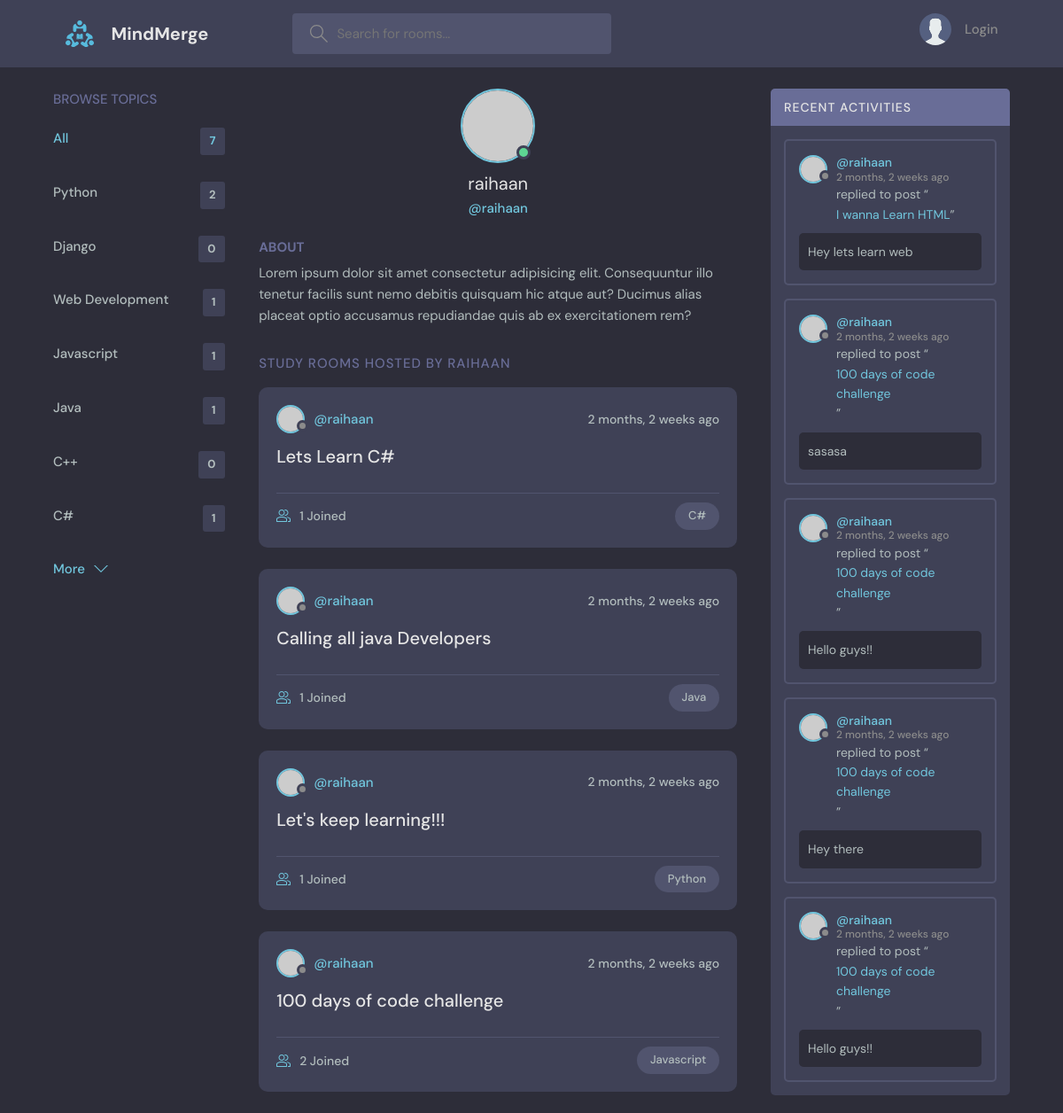
Page /profile/1/ on the committed database.
### base/models.py (models this page shows, shortened)
class Topic(models.Model):
    name = models.CharField(max_length=200)

class Room(models.Model):
    host = models.ForeignKey(User,on_delete=models.SET_NULL,null=True)
    topic = models.ForeignKey(Topic,on_delete=models.SET_NULL,null=True)
    name = models.CharField(max_length=200)
    description = models.TextField(null=True, blank=True)
    participants = models.ManyToManyField(User, related_name='participants', blank=True)
    updated = models.DateTimeField(auto_now=True)
    created = models.DateTimeField(auto_now_add=True)
    class Meta:
        ordering = ['-updated','-created']
    def __str__(self):
        return self.name

class Message(models.Model):
    user = models.ForeignKey(User,on_delete=models.CASCADE)
    room = models.ForeignKey(Room,on_delete=models.CASCADE)
    body = models.TextField()
    updated = models.DateTimeField(auto_now=True)
    created = models.DateTimeField(auto_now_add=True)
    class Meta:
        ordering = ['-updated','-created']

### base/views.py (the view)
# urls.py: path('profile/<str:pk>/', views.userProfile, name="user-profile"),
def userProfile(request,pk):
    user = User.objects.get(id=pk)
    rooms = user.room_set.all()
    room_messages = user.message_set.all()
    topics = Topic.objects.all()
    context = {'user': user, 'rooms': rooms, 'room_messages': room_messages, 'topics': topics}
    return render(request, 'base/profile.html',context)

### base/templates/base/profile.html (shortened to what this page needs)
{% extends 'main.html' %}
{% block content %}
  <main class="profile-page layout layout--3">
    <div class="container">
      {% include 'base/topics_component.html' %}
      <div class="roomList">
        <div class="profile">
          <div class="profile__avatar">
            <div class="avatar avatar--large active">
              <img src="https://randomuser.me/api/portraits/men/11.jpg" />
            </div>
          </div>
          <div class="profile__info">
            <h3>{{user.username}}</h3>
            <p>@{{user.username}}</p>
          </div>
          <div class="profile__about">
            <h3>About</h3>
            <p>
              Lorem ipsum dolor sit amet consectetur adipisicing elit. Consequuntur illo tenetur
              facilis sunt nemo debitis quisquam hic atque aut? Ducimus alias placeat optio
              accusamus repudiandae quis ab ex exercitationem rem?
            </p>
          </div>
        </div>
        <div class="roomList__header">
          <div>
            <h2>Study Rooms Hosted by {{user.username}}</a>
            </h2>
          </div>
        </div>
        {% include 'base/feed_component.html' %}
      </div>
      {% include 'base/activity_component.html' %}
    </div>
  </main>
{% endblock content %}

### templates/main.html (shortened to what this page needs)
<!DOCTYPE html>
{% load static %}
<html lang="en">
  <head>
    <link rel="stylesheet" href="{% static 'styles/style.css' %}" />
  </head>
  <body>
    {% include 'navbar.html' %}
    {% block content %}
    {% endblock %}
  </body>
</html>

### templates/navbar.html (shortened to what this page needs)
{% load static %}
<header class="header header--loggedIn">
    <div class="container">
      <a href="{% url 'home' %}" class="header__logo">
        <img src="{% static 'images/logo.svg' %}" />
        <h1>MindMerge</h1>
      </a>
      <form class="header__search" method="GET" action="{% url 'home' %}">
        <label>
          <input name="q" placeholder="Search for rooms..." />
        </label>
      </form>
      <nav class="header__menu">
        {% if request.user.is_authenticated %}
        <div class="header__user">
          <a href="{% url 'update-user' %}">
            <div class="avatar avatar--medium active">
              <img src="https://randomuser.me/api/portraits/men/37.jpg" />
            </div>
            <p>{{request.user.username}}<span>@{{request.user.username}}</span></p>
          </a>
          <button class="dropdown-button">
            <svg version="1.1" xmlns="http://www.w3.org/2000/svg" width="32" height="32" viewBox="0 0 32 32">
              <title>chevron-down</title>
              <path d="M16 21l-13-13h-3l16 16 16-16h-3l-13 13z"></path>
            </svg>
          </button>
        </div>
        {% else %}
        <a href="{% url 'login' %}">
          <img src="{% static 'images/avatar.svg' %}" />
          <p>Login</p>
        </a>
        {% endif %}
      </nav>
    </div>
</header>

### base/templates/base/topics_component.html
<div class="topics">
    <div class="topics__header">
      <h2>Browse Topics</h2>
    </div>
    <ul class="topics__list">
      <li>
        <a href="{% url 'home' %}" class="active">All <span>{{topics.count}}</span></a>
      </li>
      {%  for topic in topics %}
      <li>
        <a href="{% url 'home' %}?q={{topic.name}}">{{topic.name}}<span>{{topic.room_set.all.count}}</span></a>
      </li>
      {% endfor %}
    </ul>
    <a class="btn btn--link" href="{% url 'topics' %}">
      More
      <svg version="1.1" xmlns="http://www.w3.org/2000/svg" width="32" height="32" viewBox="0 0 32 32">
        <title>chevron-down</title>
        <path d="M16 21l-13-13h-3l16 16 16-16h-3l-13 13z"></path>
      </svg>
    </a>
</div>

### base/templates/base/feed_component.html (shortened to what this page needs)
{% for room in rooms%}
<div class="roomListRoom">
    <div class="roomListRoom__header">
      <a href="{% url 'user-profile' room.host.id %}" class="roomListRoom__author">
        <div class="avatar avatar--small">
          <img src="https://randomuser.me/api/portraits/women/11.jpg" />
        </div>
        <span>@{{room.host.username}}</span>
      </a>
      <div class="roomListRoom__actions">
        <span>{{room.created|timesince}} ago</span>
      </div>
    </div>
    <div class="roomListRoom__content">
      <a href="{% url 'room' room.id %}">{{room.name}}</a>
    </div>
    <div class="roomListRoom__meta">
      <a href="{% url 'room' room.id %}" class="roomListRoom__joined">
        {{room.participants.all.count}} Joined
      </a>
      <p class="roomListRoom__topic">{{room.topic.name}}</p>
    </div>
</div>
{% endfor %}

### base/templates/base/activity_component.html (shortened to what this page needs)
<div class="activities">
    <div class="activities__header">
      <h2>Recent Activities</h2>
    </div>
    {% for message in room_messages %}
    <div class="activities__box">
      <div class="activities__boxHeader roomListRoom__header">
        <a href="{% url 'user-profile' message.user.id %}" class="roomListRoom__author">
          <div class="avatar avatar--small">
            <img src="https://randomuser.me/api/portraits/women/11.jpg" />
          </div>
          <p>
            @{{message.user}}
            <span>{{message.created|timesince}} ago</span>
          </p>
        </a>
      </div>
      <div class="activities__boxContent">
        <p>replied to post “<a href="{% url 'room' message.room.id %}">{{message.room}}</a>”</p>
        <div class="activities__boxRoomContent">
          {{message.body}}
        </div>
      </div>
    </div>
    {% endfor %}
</div>

### rows in the picture
Topic: name "Python", room_set.all.count "2"
Topic: name "Django", room_set.all.count "0"
Topic: name "Web Development", room_set.all.count "1"
Topic: name "Javascript", room_set.all.count "1"
Topic: name "Java", room_set.all.count "1"
Topic: name "C++", room_set.all.count "0"
Topic: name "C#", room_set.all.count "1"
Room: host.username "raihaan", created "2 months, 2 weeks", name "Lets Learn C#", participants.all.count "1", topic.name "C#"
Room: host.username "raihaan", created "2 months, 2 weeks", name "Calling all java Developers", participants.all.count "1", topic.name "Java"
Room: host.username "raihaan", created "2 months, 2 weeks", name "Let's keep learning!!!", participants.all.count "1", topic.name "Python"
Room: host.username "raihaan", created "2 months, 2 weeks", name "100 days of code challenge", participants.all.count "2", topic.name "Javascript"
Message: user "raihaan", created "2 months, 2 weeks", room "I wanna Learn HTML", body "Hey lets learn web"
Message: user "raihaan", created "2 months, 2 weeks", room "100 days of code challenge", body "sasasa"
Message: user "raihaan", created "2 months, 2 weeks", room "100 days of code challenge", body "Hello guys!!"
Message: user "raihaan", created "2 months, 2 weeks", room "100 days of code challenge", body "Hey there"
Message: user "raihaan", created "2 months, 2 weeks", room "100 days of code challenge", body "Hello guys!!"

### other values in the picture
{{ topics.count }} "7"
{{ user.username }} "raihaan"
{{ user.username }} "RAIHAAN"
